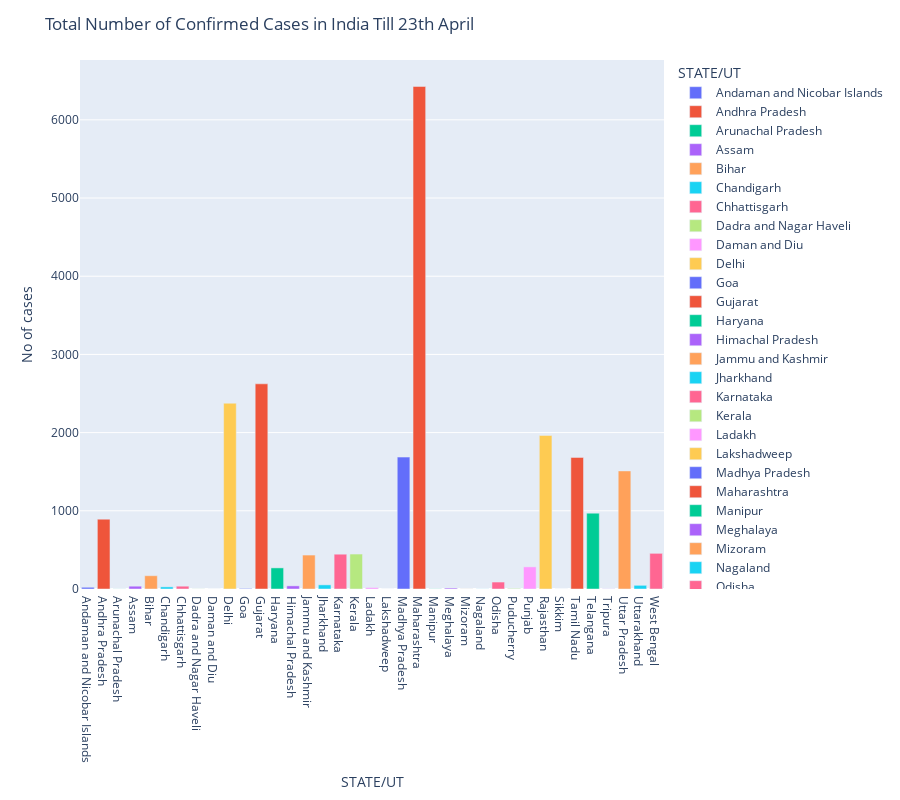

Notebook code for this chart:
### Code cell
recent_df = confirmed_df.loc[: , ["STATE/UT", "4/23/2020"]]
recent_df = recent_df[ :-1]
fig = px.bar(recent_df, x="STATE/UT", y="4/23/2020", color="STATE/UT", labels={'4/23/2020':'No of cases'}, height=800)
fig.update_layout(title='Total Number of Confirmed Cases in India Till 23th April')
fig.show()

### Figure 1 — Plotly figure (JSON) as saved in the notebook; plotly's stock layout.template omitted (floating-point values rounded to 4 significant figures)
{"data": [{"alignmentgroup": "True", "hovertemplate": "STATE/UT=%{x}<br>No of cases=%{y}<extra></extra>", "legendgroup": "Andaman and Nicobar Islands", "marker": {"color": "#636efa"}, "name": "Andaman and Nicobar Islands", "offsetgroup": "Andaman and Nicobar Islands", "orientation": "v", "showlegend": true, "textposition": "auto", "type": "bar", "x": ["Andaman and Nicobar Islands"], "xaxis": "x", "y": [22], "yaxis": "y"}, {"alignmentgroup": "True", "hovertemplate": "STATE/UT=%{x}<br>No of cases=%{y}<extra></extra>", "legendgroup": "Andhra Pradesh", "marker": {"color": "#EF553B"}, "name": "Andhra Pradesh", "offsetgroup": "Andhra Pradesh", "orientation": "v", "showlegend": true, "textposition": "auto", "type": "bar", "x": ["Andhra Pradesh"], "xaxis": "x", "y": [893], "yaxis": "y"}, {"alignmentgroup": "True", "hovertemplate": "STATE/UT=%{x}<br>No of cases=%{y}<extra></extra>", "legendgroup": "Arunachal Pradesh", "marker": {"color": "#00cc96"}, "name": "Arunachal Pradesh", "offsetgroup": "Arunachal Pradesh", "orientation": "v", "showlegend": true, "textposition": "auto", "type": "bar", "x": ["Arunachal Pradesh"], "xaxis": "x", "y": [1], "yaxis": "y"}, {"alignmentgroup": "True", "hovertemplate": "STATE/UT=%{x}<br>No of cases=%{y}<extra></extra>", "legendgroup": "Assam", "marker": {"color": "#ab63fa"}, "name": "Assam", "offsetgroup": "Assam", "orientation": "v", "showlegend": true, "textposition": "auto", "type": "bar", "x": ["Assam"], "xaxis": "x", "y": [36], "yaxis": "y"}, {"alignmentgroup": "True", "hovertemplate": "STATE/UT=%{x}<br>No of cases=%{y}<extra></extra>", "legendgroup": "Bihar", "marker": {"color": "#FFA15A"}, "name": "Bihar", "offsetgroup": "Bihar", "orientation": "v", "showlegend": true, "textposition": "auto", "type": "bar", "x": ["Bihar"], "xaxis": "x", "y": [170], "yaxis": "y"}, {"alignmentgroup": "True", "hovertemplate": "STATE/UT=%{x}<br>No of cases=%{y}<extra></extra>", "legendgroup": "Chandigarh", "marker": {"color": "#19d3f3"}, "name": "Chandigarh", "offsetgroup": "Chandigarh", "orientation": "v", "showlegend": true, "textposition": "auto", "type": "bar", "x": ["Chandigarh"], "xaxis": "x", "y": [27], "yaxis": "y"}, {"alignmentgroup": "True", "hovertemplate": "STATE/UT=%{x}<br>No of cases=%{y}<extra></extra>", "legendgroup": "Chhattisgarh", "marker": {"color": "#FF6692"}, "name": "Chhattisgarh", "offsetgroup": "Chhattisgarh", "orientation": "v", "showlegend": true, "textposition": "auto", "type": "bar", "x": ["Chhattisgarh"], "xaxis": "x", "y": [36], "yaxis": "y"}, {"alignmentgroup": "True", "hovertemplate": "STATE/UT=%{x}<br>No of cases=%{y}<extra></extra>", "legendgroup": "Dadra and Nagar Haveli", "marker": {"color": "#B6E880"}, "name": "Dadra and Nagar Haveli", "offsetgroup": "Dadra and Nagar Haveli", "orientation": "v", "showlegend": true, "textposition": "auto", "type": "bar", "x": ["Dadra and Nagar Haveli"], "xaxis": "x", "y": [1], "yaxis": "y"}, {"alignmentgroup": "True", "hovertemplate": "STATE/UT=%{x}<br>No of cases=%{y}<extra></extra>", "legendgroup": "Daman and Diu", "marker": {"color": "#FF97FF"}, "name": "Daman and Diu", "offsetgroup": "Daman and Diu", "orientation": "v", "showlegend": true, "textposition": "auto", "type": "bar", "x": ["Daman and Diu"], "xaxis": "x", "y": [0], "yaxis": "y"}, {"alignmentgroup": "True", "hovertemplate": "STATE/UT=%{x}<br>No of cases=%{y}<extra></extra>", "legendgroup": "Delhi", "marker": {"color": "#FECB52"}, "name": "Delhi", "offsetgroup": "Delhi", "orientation": "v", "showlegend": true, "textposition": "auto", "type": "bar", "x": ["Delhi"], "xaxis": "x", "y": [2376], "yaxis": "y"}, {"alignmentgroup": "True", "hovertemplate": "STATE/UT=%{x}<br>No of cases=%{y}<extra></extra>", "legendgroup": "Goa", "marker": {"color": "#636efa"}, "name": "Goa", "offsetgroup": "Goa", "orientation": "v", "showlegend": true, "textposition": "auto", "type": "bar", "x": ["Goa"], "xaxis": "x", "y": [7], "yaxis": "y"}, {"alignmentgroup": "True", "hovertemplate": "STATE/UT=%{x}<br>No of cases=%{y}<extra></extra>", "legendgroup": "Gujarat", "marker": {"color": "#EF553B"}, "name": "Gujarat", "offsetgroup": "Gujarat", "orientation": "v", "showlegend": true, "textposition": "auto", "type": "bar", "x": ["Gujarat"], "xaxis": "x", "y": [2624], "yaxis": "y"}, {"alignmentgroup": "True", "hovertemplate": "STATE/UT=%{x}<br>No of cases=%{y}<extra></extra>", "legendgroup": "Haryana", "marker": {"color": "#00cc96"}, "name": "Haryana", "offsetgroup": "Haryana", "orientation": "v", "showlegend": true, "textposition": "auto", "type": "bar", "x": ["Haryana"], "xaxis": "x", "y": [270], "yaxis": "y"}, {"alignmentgroup": "True", "hovertemplate": "STATE/UT=%{x}<br>No of cases=%{y}<extra></extra>", "legendgroup": "Himachal Pradesh", "marker": {"color": "#ab63fa"}, "name": "Himachal Pradesh", "offsetgroup": "Himachal Pradesh", "orientation": "v", "showlegend": true, "textposition": "auto", "type": "bar", "x": ["Himachal Pradesh"], "xaxis": "x", "y": [40], "yaxis": "y"}, {"alignmentgroup": "True", "hovertemplate": "STATE/UT=%{x}<br>No of cases=%{y}<extra></extra>", "legendgroup": "Jammu and Kashmir", "marker": {"color": "#FFA15A"}, "name": "Jammu and Kashmir", "offsetgroup": "Jammu and Kashmir", "orientation": "v", "showlegend": true, "textposition": "auto", "type": "bar", "x": ["Jammu and Kashmir"], "xaxis": "x", "y": [434], "yaxis": "y"}, {"alignmentgroup": "True", "hovertemplate": "STATE/UT=%{x}<br>No of cases=%{y}<extra></extra>", "legendgroup": "Jharkhand", "marker": {"color": "#19d3f3"}, "name": "Jharkhand", "offsetgroup": "Jharkhand", "orientation": "v", "showlegend": true, "textposition": "auto", "type": "bar", "x": ["Jharkhand"], "xaxis": "x", "y": [53], "yaxis": "y"}, {"alignmentgroup": "True", "hovertemplate": "STATE/UT=%{x}<br>No of cases=%{y}<extra></extra>", "legendgroup": "Karnataka", "marker": {"color": "#FF6692"}, "name": "Karnataka", "offsetgroup": "Karnataka", "orientation": "v", "showlegend": true, "textposition": "auto", "type": "bar", "x": ["Karnataka"], "xaxis": "x", "y": [445], "yaxis": "y"}, {"alignmentgroup": "True", "hovertemplate": "STATE/UT=%{x}<br>No of cases=%{y}<extra></extra>", "legendgroup": "Kerala", "marker": {"color": "#B6E880"}, "name": "Kerala", "offsetgroup": "Kerala", "orientation": "v", "showlegend": true, "textposition": "auto", "type": "bar", "x": ["Kerala"], "xaxis": "x", "y": [447], "yaxis": "y"}, {"alignmentgroup": "True", "hovertemplate": "STATE/UT=%{x}<br>No of cases=%{y}<extra></extra>", "legendgroup": "Ladakh", "marker": {"color": "#FF97FF"}, "name": "Ladakh", "offsetgroup": "Ladakh", "orientation": "v", "showlegend": true, "textposition": "auto", "type": "bar", "x": ["Ladakh"], "xaxis": "x", "y": [18], "yaxis": "y"}, {"alignmentgroup": "True", "hovertemplate": "STATE/UT=%{x}<br>No of cases=%{y}<extra></extra>", "legendgroup": "Lakshadweep", "marker": {"color": "#FECB52"}, "name": "Lakshadweep", "offsetgroup": "Lakshadweep", "orientation": "v", "showlegend": true, "textposition": "auto", "type": "bar", "x": ["Lakshadweep"], "xaxis": "x", "y": [0], "yaxis": "y"}, {"alignmentgroup": "True", "hovertemplate": "STATE/UT=%{x}<br>No of cases=%{y}<extra></extra>", "legendgroup": "Madhya Pradesh", "marker": {"color": "#636efa"}, "name": "Madhya Pradesh", "offsetgroup": "Madhya Pradesh", "orientation": "v", "showlegend": true, "textposition": "auto", "type": "bar", "x": ["Madhya Pradesh"], "xaxis": "x", "y": [1687], "yaxis": "y"}, {"alignmentgroup": "True", "hovertemplate": "STATE/UT=%{x}<br>No of cases=%{y}<extra></extra>", "legendgroup": "Maharashtra", "marker": {"color": "#EF553B"}, "name": "Maharashtra", "offsetgroup": "Maharashtra", "orientation": "v", "showlegend": true, "textposition": "auto", "type": "bar", "x": ["Maharashtra"], "xaxis": "x", "y": [6427], "yaxis": "y"}, {"alignmentgroup": "True", "hovertemplate": "STATE/UT=%{x}<br>No of cases=%{y}<extra></extra>", "legendgroup": "Manipur", "marker": {"color": "#00cc96"}, "name": "Manipur", "offsetgroup": "Manipur", "orientation": "v", "showlegend": true, "textposition": "auto", "type": "bar", "x": ["Manipur"], "xaxis": "x", "y": [2], "yaxis": "y"}, {"alignmentgroup": "True", "hovertemplate": "STATE/UT=%{x}<br>No of cases=%{y}<extra></extra>", "legendgroup": "Meghalaya", "marker": {"color": "#ab63fa"}, "name": "Meghalaya", "offsetgroup": "Meghalaya", "orientation": "v", "showlegend": true, "textposition": "auto", "type": "bar", "x": ["Meghalaya"], "xaxis": "x", "y": [12], "yaxis": "y"}, {"alignmentgroup": "True", "hovertemplate": "STATE/UT=%{x}<br>No of cases=%{y}<extra></extra>", "legendgroup": "Mizoram", "marker": {"color": "#FFA15A"}, "name": "Mizoram", "offsetgroup": "Mizoram", "orientation": "v", "showlegend": true, "textposition": "auto", "type": "bar", "x": ["Mizoram"], "xaxis": "x", "y": [1], "yaxis": "y"}, {"alignmentgroup": "True", "hovertemplate": "STATE/UT=%{x}<br>No of cases=%{y}<extra></extra>", "legendgroup": "Nagaland", "marker": {"color": "#19d3f3"}, "name": "Nagaland", "offsetgroup": "Nagaland", "orientation": "v", "showlegend": true, "textposition": "auto", "type": "bar", "x": ["Nagaland"], "xaxis": "x", "y": [1], "yaxis": "y"}, {"alignmentgroup": "True", "hovertemplate": "STATE/UT=%{x}<br>No of cases=%{y}<extra></extra>", "legendgroup": "Odisha", "marker": {"color": "#FF6692"}, "name": "Odisha", "offsetgroup": "Odisha", "orientation": "v", "showlegend": true, "textposition": "auto", "type": "bar", "x": ["Odisha"], "xaxis": "x", "y": [89], "yaxis": "y"}, {"alignmentgroup": "True", "hovertemplate": "STATE/UT=%{x}<br>No of cases=%{y}<extra></extra>", "legendgroup": "Puducherry", "marker": {"color": "#B6E880"}, "name": "Puducherry", "offsetgroup": "Puducherry", "orientation": "v", "showlegend": true, "textposition": "auto", "type": "bar", "x": ["Puducherry"], "xaxis": "x", "y": [7], "yaxis": "y"}, {"alignmentgroup": "True", "hovertemplate": "STATE/UT=%{x}<br>No of cases=%{y}<extra></extra>", "legendgroup": "Punjab", "marker": {"color": "#FF97FF"}, "name": "Punjab", "offsetgroup": "Punjab", "orientation": "v", "showlegend": true, "textposition": "auto", "type": "bar", "x": ["Punjab"], "xaxis": "x", "y": [283], "yaxis": "y"}, {"alignmentgroup": "True", "hovertemplate": "STATE/UT=%{x}<br>No of cases=%{y}<extra></extra>", "legendgroup": "Rajasthan", "marker": {"color": "#FECB52"}, "name": "Rajasthan", "offsetgroup": "Rajasthan", "orientation": "v", "showlegend": true, "textposition": "auto", "type": "bar", "x": ["Rajasthan"], "xaxis": "x", "y": [1964], "yaxis": "y"}, {"alignmentgroup": "True", "hovertemplate": "STATE/UT=%{x}<br>No of cases=%{y}<extra></extra>", "legendgroup": "Sikkim", "marker": {"color": "#636efa"}, "name": "Sikkim", "offsetgroup": "Sikkim", "orientation": "v", "showlegend": true, "textposition": "auto", "type": "bar", "x": ["Sikkim"], "xaxis": "x", "y": [0], "yaxis": "y"}, {"alignmentgroup": "True", "hovertemplate": "STATE/UT=%{x}<br>No of cases=%{y}<extra></extra>", "legendgroup": "Tamil Nadu", "marker": {"color": "#EF553B"}, "name": "Tamil Nadu", "offsetgroup": "Tamil Nadu", "orientation": "v", "showlegend": true, "textposition": "auto", "type": "bar", "x": ["Tamil Nadu"], "xaxis": "x", "y": [1683], "yaxis": "y"}, {"alignmentgroup": "True", "hovertemplate": "STATE/UT=%{x}<br>No of cases=%{y}<extra></extra>", "legendgroup": "Telangana", "marker": {"color": "#00cc96"}, "name": "Telangana", "offsetgroup": "Telangana", "orientation": "v", "showlegend": true, "textposition": "auto", "type": "bar", "x": ["Telangana"], "xaxis": "x", "y": [970], "yaxis": "y"}, {"alignmentgroup": "True", "hovertemplate": "STATE/UT=%{x}<br>No of cases=%{y}<extra></extra>", "legendgroup": "Tripura", "marker": {"color": "#ab63fa"}, "name": "Tripura", "offsetgroup": "Tripura", "orientation": "v", "showlegend": true, "textposition": "auto", "type": "bar", "x": ["Tripura"], "xaxis": "x", "y": [2], "yaxis": "y"}, {"alignmentgroup": "True", "hovertemplate": "STATE/UT=%{x}<br>No of cases=%{y}<extra></extra>", "legendgroup": "Uttar Pradesh", "marker": {"color": "#FFA15A"}, "name": "Uttar Pradesh", "offsetgroup": "Uttar Pradesh", "orientation": "v", "showlegend": true, "textposition": "auto", "type": "bar", "x": ["Uttar Pradesh"], "xaxis": "x", "y": [1510], "yaxis": "y"}, {"alignmentgroup": "True", "hovertemplate": "STATE/UT=%{x}<br>No of cases=%{y}<extra></extra>", "legendgroup": "Uttarakhand", "marker": {"color": "#19d3f3"}, "name": "Uttarakhand", "offsetgroup": "Uttarakhand", "orientation": "v", "showlegend": true, "textposition": "auto", "type": "bar", "x": ["Uttarakhand"], "xaxis": "x", "y": [47], "yaxis": "y"}, {"alignmentgroup": "True", "hovertemplate": "STATE/UT=%{x}<br>No of cases=%{y}<extra></extra>", "legendgroup": "West Bengal", "marker": {"color": "#FF6692"}, "name": "West Bengal", "offsetgroup": "West Bengal", "orientation": "v", "showlegend": true, "textposition": "auto", "type": "bar", "x": ["West Bengal"], "xaxis": "x", "y": [456], "yaxis": "y"}], "layout": {"barmode": "relative", "height": 800, "legend": {"title": {"text": "STATE/UT"}, "tracegroupgap": 0}, "margin": {"t": 60}, "title": {"text": "Total Number of Confirmed Cases in India Till 23th April"}, "xaxis": {"anchor": "y", "categoryarray": ["Andaman and Nicobar Islands", "Andhra Pradesh", "Arunachal Pradesh", "Assam", "Bihar", "Chandigarh", "Chhattisgarh", "Dadra and Nagar Haveli", "Daman and Diu", "Delhi", "Goa", "Gujarat", "Haryana", "Himachal Pradesh", "Jammu and Kashmir", "Jharkhand", "Karnataka", "Kerala", "Ladakh", "Lakshadweep", "Madhya Pradesh", "Maharashtra", "Manipur", "Meghalaya", "Mizoram", "Nagaland", "Odisha", "Puducherry", "Punjab", "Rajasthan", "Sikkim", "Tamil Nadu", "Telangana", "Tripura", "Uttar Pradesh", "Uttarakhand", "West Bengal"], "categoryorder": "array", "domain": [0, 1], "title": {"text": "STATE/UT"}}, "yaxis": {"anchor": "x", "domain": [0, 1], "title": {"text": "No of cases"}}}}
